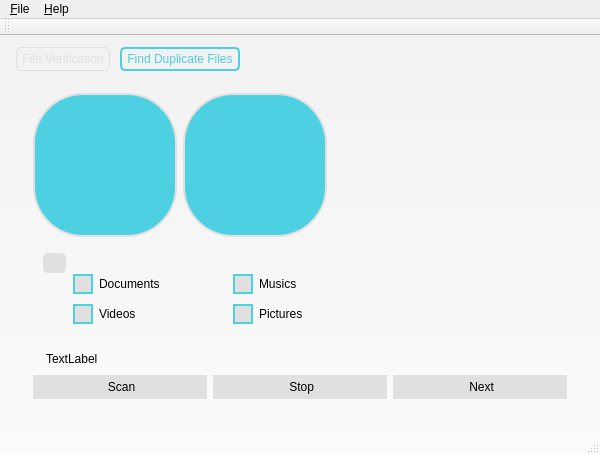
<?xml version="1.0" encoding="UTF-8"?>
<ui version="4.0">
 <class>AppMainWindow</class>
 <widget class="QMainWindow" name="AppMainWindow">
  <property name="geometry">
   <rect>
    <x>0</x>
    <y>0</y>
    <width>600</width>
    <height>454</height>
   </rect>
  </property>
  <property name="sizePolicy">
   <sizepolicy hsizetype="Preferred" vsizetype="Preferred">
    <horstretch>0</horstretch>
    <verstretch>0</verstretch>
   </sizepolicy>
  </property>
  <property name="minimumSize">
   <size>
    <width>600</width>
    <height>400</height>
   </size>
  </property>
  <property name="maximumSize">
   <size>
    <width>1000</width>
    <height>1000</height>
   </size>
  </property>
  <property name="windowTitle">
   <string>AppMainWindow</string>
  </property>
  <property name="windowIcon">
   <iconset>
    <normaloff>:/Images/app_icon.png</normaloff>:/Images/app_icon.png</iconset>
  </property>
  <property name="styleSheet">
   <string notr="true">/* Main Window style setting */
QMainWindow
{	
			/* white to grey linear gradient */
	background-color: qlineargradient(spread:pad, x1:1, y1:1, x2:1, y2:0, stop:0 rgba(251, 251, 251, 255), stop:1 rgba(241, 241, 241, 255));
}

/* Tab Widget style setting */
QTabWidget::pane		
{	
	background-color: transparent; 

	border-color: rgb(77, 208, 225);		/* sky blue color */	
	border-radius:5px;
	border-width:2px;
	/*border-style:solid;*/
}

/* Selected Tab Bar style setting */
QTabBar::tab:selected
{
	
	background-color: transparent; 

	border-color: rgb(77, 208, 225);		/* sky blue color */	
	color:rgb(77, 208, 225);		/* sky blue color */
	border-radius:5px;
	border-width:2px;
	border-style:solid;
	
	margin-left: 5px;
	margin-right: 5px;
	padding: 3px 5px;
}

/* Not selected Tab Bar style setting */
QTabBar::tab:!selected
{	
	background-color: transparent; 
		
	border-color: rgb(224, 224, 224);		/* grey color */
	color:rgb(224, 224, 224);		/* grey color */
	border-radius:5px;
	border-width:1px;
	border-style:solid;

	margin-left: 5px;
	margin-right: 5px;
	padding: 3px 5px;
}

/* QLabels style setting */
QLabel
{
	font-family: Cantarell;
	font-size:12px;
}

/* QLineEdit style setting */
QLineEdit
{
	min-height:22px;
	max-height:22px;	
	font-family: Cantarell;
	font-size:12px;
	background-color: rgb(224, 224, 224);		/* grey color */
	border-color: rgb(77, 208, 225);		/* sky blue color */
	border-width:2px;
	border-style:solid;
}

/* QCheckBox  style setting*/
QCheckBox
{
	min-height:22px;
	max-height:22px;	
	font-family: Cantarell;
	font-size:12px;
}

/* QCheckBox Indicator  style setting */
QCheckBox::indicator
{
	min-height:20px;
	max-height:20px;	
	min-width:20px;
	max-width:20px;	

	background-color: rgb(224, 224, 224);		/* grey color */
	border-color: rgb(77, 208, 225);		/* sky blue color */
	border-width:2px;
	border-style:solid;
}


/* QCheckBox hover  style setting */
QCheckBox:hover
{
	color:rgb(77, 208, 225);		/* sky blue color */
}


/* QCheckBox checked text  style setting */
QCheckBox:checked
{
	color:rgb(77, 208, 225);		/* sky blue color */
}

/* QCheckBox checked indicator  style setting */
QCheckBox::indicator:checked
{
	image: url(:/images/checked_icon.png);
}




/* All push button, tool button style setting */

QPushButton, QToolButton
{
	min-height:24px;
	max-height:24px;
	background-color: rgb(224, 224, 224);		/* grey color */
	border-color:  rgb(224, 224, 224);		/* grey color */
	border-style:solid;
	
	font-family: Cantarell;
	color: rgb(0, 0, 0);
	font-size:12px;

	padding: 0px 5px;
}

/* All push button hover style setting */
QPushButton:hover
{	
	background-color: rgb(77, 208, 225);		/* sky blue color */
	border-color: rgb(77, 208, 225);		/* sky blue color */
	border-style:solid;
	
	color: qlineargradient(spread:pad, x1:0, y1:0, x2:1, y2:0, stop:0.102564 rgba(0, 0, 0, 0), stop:0.820513 rgba(255, 255, 255, 0));		/* for transparent text */ 
	font-size:12px;
	font-weight:bold;

}

/* Make selection type back button in round shape style setting */
QPushButton#filetype_back_pushButton
{
	min-height:20px;
	max-height:20px;

	min-width:13px;
	max-width:13px;
	border-radius:5px;
}


/* All tool button and combo box hover style setting */
QToolButton:hover, QComboBox:hover
{
	
	background-color: rgb(77, 208, 225);		/* sky blue color */
	border-color: rgb(77, 208, 225);		/* sky blue color */
	border-style:solid;
	
	font-size:12px;
	font-weight:bold;

}

/* All Qmessage box QPushbutton style setting */
QMessageBox QPushButton:hover
{
	background-color: rgb(77, 208, 225);		/* sky blue color */
	border-color: rgb(77, 208, 225);		/* sky blue color */
	color: rgb(0, 0, 0);
	border-style:solid;
	
	font-size:12px;

}

/* Whole computer scan icon style setting */
QPushButton#whole_computer_scan_pushButton
{
	min-height:80px;
	max-height:80px;
	min-width:80px;
	max-width:80px;
	
	border-width:2px;
	border-color:  rgb(224, 224, 224);		/* grey color */

	background-color: rgb(77, 208, 225);		/* sky blue color */
	image: url(:/images/computer_icon.png);
	image-position: center;
	padding: 30px 30px;

	border-radius:50px;
}

/* Whole computer scan icon hover style setting */
QPushButton#whole_computer_scan_pushButton:hover
{
	min-height:110px;
	max-height:110px;
	min-width:110px;
	max-width:110px;

	border-width:4px;
	border-color:  rgb(224, 224, 224);		/* grey color */

	image: url(:/images/computer_icon.png);
	image-position: center;
	padding: 20px 20px;
}

/* Directory scan icon style setting */
QPushButton#directory_scan_pushButton
{
	min-height:80px;
	max-height:80px;
	min-width:80px;
	max-width:80px;
	
	border-width:2px;
	border-color:  rgb(224, 224, 224);		/* grey color */

	background-color: rgb(77, 208, 225);		/* sky blue color */

	image: url(:/images/folder_icon.png);
	image-position: center;
	padding: 30px 30px;

	border-radius:50px;
}


/* Directory scan icon hover style setting */
QPushButton#directory_scan_pushButton:hover
{
	min-height:110px;
	max-height:110px;
	min-width:110px;
	max-width:110px;

	border-width:4px;
	border-color:  rgb(224, 224, 224);		/* grey color */

	image: url(:/images/folder_icon.png);
	image-position: center;
	padding: 20px 20px;
}

/* QFileDialog button hover style setting */
QFileDialog QPushButton:hover
{
	background-color: rgb(77, 208, 225);		/* sky blue color */
	border-color: rgb(77, 208, 225);		/* sky blue color */
	border-style:solid;
	
	color: rgb(0, 0, 0);
	font-size:12px;
	font-weight:bold;
	
}


/* Calculate checksum push button hover style setting */
QPushButton#cal_checksum_pushButton:hover 
{
	image: url(:/images/calculate_icon.png);
	image-position: center;
	padding-top: 4px;
	padding-bottom: 4px;
}


/* Verify checksum push button hover style setting */
QPushButton#verify_checksum_pushButton:hover 
{
	image: url(:/images/verify_icon.png);
	image-position: center;
	padding-top: 4px;
	padding-bottom: 4px;
}


/* Start scanning push button hover style setting */
QPushButton#scan_files_pushButton:hover 
{
	image: url(:/images/scan_icon.png);
	image-position: center;
	padding-top: 4px;
	padding-bottom: 4px;
}



/* Stop scanning push button hover style setting */
QPushButton#stop_scan_pushButton:hover 
{
	image: url(:/images/stop_icon.png);
	image-position: center;
	padding-top: 4px;
	padding-bottom: 4px;
}


/* Next push button hover style setting */
QPushButton#next_pushButton:hover 
{
	image: url(:/images/next_icon.png);
	image-position: center;
	padding-top: 4px;
	padding-bottom: 4px;
}



/* Back push button hover style setting */
QPushButton#back_main_find_menu_pushButton:hover 
{
	image: url(:/images/back_icon.png);
	image-position: center;
	padding-top: 4px;
	padding-bottom: 4px;
}


/* Delete files push button hover style setting */
QPushButton#delete_file_pushButton:hover 
{
	image: url(:/images/delete_icon.png);
	image-position: center;
	padding-top: 4px;
	padding-bottom: 4px;
}

/* QComboBox checksum_comboBox style setting */
QComboBox
{	
	min-height:24px;
	max-height:24px;
	background-color: rgb(224, 224, 224);		/* grey color */
	border-color:  rgb(224, 224, 224);		/* grey color */
	border-style:solid;
	
	font-family: Cantarell;
	color: rgb(0, 0, 0);
	font-size:12px;

	padding: 0px 3px;
}

/* QCombox drop-down style setting */
QComboBox::drop-down
{
	min-height:15px;
	max-height:15px;
	min-width:15px;
	max-width:15px;
	image: url(:/images/down_icon.png);
	padding: 3px 3px;
}

/* QTree Items  style setting */
QTreeView::item 
{
	font-family: Cantarell;
	color: rgb(0, 0, 0);
	font-size:12px;
}

/* QTree Items hover style setting */
QTreeView::item:hover 
{
	color: rgb(224, 224, 224);		/* grey color */
}

/* QTree Items checkbox indicator style setting */
QTreeView::indicator
{
	background-color: rgb(224, 224, 224);		/* grey color */
	border-color: rgb(77, 208, 225);		/* sky blue color */
	border-width:2px;
	border-style:solid;
}

/* QTree Items selected checkbox indicator style setting */
QTreeView::indicator:checked 
{
	
	image: url(:/images/checked_icon.png);
	color: rgb(77, 208, 225);		/* sky blue color */
	font-weight:bold;
}
 
</string>
  </property>
  <property name="inputMethodHints">
   <set>Qt::ImhNone</set>
  </property>
  <widget class="QWidget" name="centralWidget">
   <property name="sizePolicy">
    <sizepolicy hsizetype="Expanding" vsizetype="Expanding">
     <horstretch>0</horstretch>
     <verstretch>0</verstretch>
    </sizepolicy>
   </property>
   <property name="maximumSize">
    <size>
     <width>600</width>
     <height>500</height>
    </size>
   </property>
   <layout class="QGridLayout" name="gridLayout">
    <item row="0" column="0">
     <widget class="QTabWidget" name="App_tabWidget">
      <property name="sizePolicy">
       <sizepolicy hsizetype="Preferred" vsizetype="Preferred">
        <horstretch>0</horstretch>
        <verstretch>0</verstretch>
       </sizepolicy>
      </property>
      <property name="autoFillBackground">
       <bool>false</bool>
      </property>
      <property name="currentIndex">
       <number>1</number>
      </property>
      <widget class="QWidget" name="file_verification_tab">
       <attribute name="title">
        <string>File Verification</string>
       </attribute>
       <layout class="QGridLayout" name="gridLayout_3">
        <item row="0" column="0">
         <layout class="QGridLayout" name="gridLayout_2">
          <item row="0" column="6">
           <widget class="QPushButton" name="cal_checksum_pushButton">
            <property name="toolTip">
             <string>Calculate Checksum</string>
            </property>
            <property name="text">
             <string>  Calculate</string>
            </property>
           </widget>
          </item>
          <item row="1" column="0">
           <widget class="QLabel" name="cal_checksum_label">
            <property name="text">
             <string>TextLabel</string>
            </property>
           </widget>
          </item>
          <item row="2" column="0">
           <widget class="QLabel" name="org_checksum_label">
            <property name="text">
             <string>Hash:</string>
            </property>
           </widget>
          </item>
          <item row="0" column="5">
           <widget class="QToolButton" name="file_browse_toolButton">
            <property name="toolTip">
             <string>Open file selection dialog</string>
            </property>
            <property name="text">
             <string>...</string>
            </property>
           </widget>
          </item>
          <item row="1" column="5" colspan="2">
           <widget class="QPushButton" name="verify_checksum_pushButton">
            <property name="toolTip">
             <string>Verify Checksum</string>
            </property>
            <property name="styleSheet">
             <string notr="true"/>
            </property>
            <property name="text">
             <string>  Verify</string>
            </property>
           </widget>
          </item>
          <item row="1" column="1" colspan="3">
           <widget class="QLineEdit" name="cal_checksum_lineEdit">
            <property name="minimumSize">
             <size>
              <width>0</width>
              <height>26</height>
             </size>
            </property>
            <property name="readOnly">
             <bool>true</bool>
            </property>
           </widget>
          </item>
          <item row="2" column="1" colspan="3">
           <widget class="QLineEdit" name="org_checksum_lineEdit">
            <property name="minimumSize">
             <size>
              <width>0</width>
              <height>26</height>
             </size>
            </property>
           </widget>
          </item>
          <item row="0" column="0">
           <widget class="QComboBox" name="checksum_comboBox">
            <property name="toolTip">
             <string>Select Checksum type</string>
            </property>
            <property name="editable">
             <bool>false</bool>
            </property>
            <property name="maxVisibleItems">
             <number>5</number>
            </property>
            <property name="iconSize">
             <size>
              <width>16</width>
              <height>16</height>
             </size>
            </property>
            <property name="duplicatesEnabled">
             <bool>false</bool>
            </property>
            <property name="frame">
             <bool>true</bool>
            </property>
            <item>
             <property name="text">
              <string>MD4SUM</string>
             </property>
            </item>
            <item>
             <property name="text">
              <string>MD5SUM</string>
             </property>
            </item>
            <item>
             <property name="text">
              <string>SHA-1</string>
             </property>
            </item>
            <item>
             <property name="text">
              <string>SHA-224</string>
             </property>
            </item>
            <item>
             <property name="text">
              <string>SHA-256</string>
             </property>
            </item>
            <item>
             <property name="text">
              <string>SHA-384</string>
             </property>
            </item>
            <item>
             <property name="text">
              <string>SHA-512</string>
             </property>
            </item>
            <item>
             <property name="text">
              <string>SHA3-224</string>
             </property>
            </item>
            <item>
             <property name="text">
              <string>SHA3-256</string>
             </property>
            </item>
            <item>
             <property name="text">
              <string>SHA3-384</string>
             </property>
            </item>
            <item>
             <property name="text">
              <string>SHA3-512</string>
             </property>
            </item>
           </widget>
          </item>
          <item row="0" column="1" colspan="3">
           <widget class="QLineEdit" name="filepath_lineEdit">
            <property name="minimumSize">
             <size>
              <width>0</width>
              <height>26</height>
             </size>
            </property>
            <property name="placeholderText">
             <string>Enter or Select file</string>
            </property>
           </widget>
          </item>
         </layout>
        </item>
        <item row="1" column="0">
         <spacer name="verticalSpacer">
          <property name="orientation">
           <enum>Qt::Vertical</enum>
          </property>
          <property name="sizeHint" stdset="0">
           <size>
            <width>20</width>
            <height>40</height>
           </size>
          </property>
         </spacer>
        </item>
       </layout>
      </widget>
      <widget class="QWidget" name="file_duplicate_tab">
       <attribute name="title">
        <string>Find Duplicate Files</string>
       </attribute>
       <layout class="QGridLayout" name="gridLayout_5">
        <item row="0" column="0">
         <widget class="QStackedWidget" name="find_duplicate_files_stackedWidget">
          <property name="sizePolicy">
           <sizepolicy hsizetype="Preferred" vsizetype="Preferred">
            <horstretch>0</horstretch>
            <verstretch>0</verstretch>
           </sizepolicy>
          </property>
          <property name="currentIndex">
           <number>0</number>
          </property>
          <widget class="QWidget" name="page_2">
           <layout class="QGridLayout" name="gridLayout_6">
            <item row="0" column="0">
             <layout class="QVBoxLayout" name="verticalLayout_2">
              <item>
               <layout class="QHBoxLayout" name="horizontalLayout">
                <item>
                 <widget class="QPushButton" name="whole_computer_scan_pushButton">
                  <property name="toolTip">
                   <string>Select whole computer</string>
                  </property>
                  <property name="text">
                   <string/>
                  </property>
                  <property name="iconSize">
                   <size>
                    <width>128</width>
                    <height>128</height>
                   </size>
                  </property>
                 </widget>
                </item>
                <item>
                 <widget class="QPushButton" name="directory_scan_pushButton">
                  <property name="toolTip">
                   <string>Select directory</string>
                  </property>
                  <property name="text">
                   <string/>
                  </property>
                  <property name="iconSize">
                   <size>
                    <width>128</width>
                    <height>128</height>
                   </size>
                  </property>
                 </widget>
                </item>
                <item>
                 <spacer name="horizontalSpacer_2">
                  <property name="orientation">
                   <enum>Qt::Horizontal</enum>
                  </property>
                  <property name="sizeHint" stdset="0">
                   <size>
                    <width>40</width>
                    <height>20</height>
                   </size>
                  </property>
                 </spacer>
                </item>
               </layout>
              </item>
              <item>
               <widget class="QStackedWidget" name="filetype_selection_stackedWidget">
                <property name="currentIndex">
                 <number>1</number>
                </property>
                <widget class="QWidget" name="page_3">
                 <widget class="QGroupBox" name="groupBox_2">
                  <property name="geometry">
                   <rect>
                    <x>10</x>
                    <y>10</y>
                    <width>421</width>
                    <height>71</height>
                   </rect>
                  </property>
                  <property name="toolTip">
                   <string>Select search type</string>
                  </property>
                  <property name="title">
                   <string>Search type(s)</string>
                  </property>
                  <widget class="QRadioButton" name="all_type_radioButton">
                   <property name="geometry">
                    <rect>
                     <x>40</x>
                     <y>30</y>
                     <width>103</width>
                     <height>21</height>
                    </rect>
                   </property>
                   <property name="text">
                    <string>All Types</string>
                   </property>
                  </widget>
                  <widget class="QRadioButton" name="custom_type_radioButton">
                   <property name="geometry">
                    <rect>
                     <x>170</x>
                     <y>30</y>
                     <width>141</width>
                     <height>21</height>
                    </rect>
                   </property>
                   <property name="text">
                    <string>Custom Types</string>
                   </property>
                  </widget>
                 </widget>
                </widget>
                <widget class="QWidget" name="page">
                 <widget class="QCheckBox" name="music_checkBox">
                  <property name="geometry">
                   <rect>
                    <x>200</x>
                    <y>30</y>
                    <width>88</width>
                    <height>22</height>
                   </rect>
                  </property>
                  <property name="toolTip">
                   <string>Music files</string>
                  </property>
                  <property name="text">
                   <string>Musics</string>
                  </property>
                 </widget>
                 <widget class="QCheckBox" name="document_checkBox">
                  <property name="geometry">
                   <rect>
                    <x>40</x>
                    <y>30</y>
                    <width>111</width>
                    <height>22</height>
                   </rect>
                  </property>
                  <property name="toolTip">
                   <string>Document files</string>
                  </property>
                  <property name="text">
                   <string>Documents</string>
                  </property>
                 </widget>
                 <widget class="QCheckBox" name="video_checkBox">
                  <property name="geometry">
                   <rect>
                    <x>40</x>
                    <y>60</y>
                    <width>88</width>
                    <height>22</height>
                   </rect>
                  </property>
                  <property name="toolTip">
                   <string> Video files</string>
                  </property>
                  <property name="text">
                   <string>Videos</string>
                  </property>
                 </widget>
                 <widget class="QCheckBox" name="picture_checkBox">
                  <property name="geometry">
                   <rect>
                    <x>200</x>
                    <y>60</y>
                    <width>88</width>
                    <height>22</height>
                   </rect>
                  </property>
                  <property name="toolTip">
                   <string>Image files</string>
                  </property>
                  <property name="text">
                   <string>Pictures</string>
                  </property>
                 </widget>
                 <widget class="QPushButton" name="filetype_back_pushButton">
                  <property name="geometry">
                   <rect>
                    <x>10</x>
                    <y>10</y>
                    <width>23</width>
                    <height>20</height>
                   </rect>
                  </property>
                  <property name="text">
                   <string/>
                  </property>
                  <property name="icon">
                   <iconset resource="resource.qrc">
                    <normaloff>:/images/back_icon.png</normaloff>:/images/back_icon.png</iconset>
                  </property>
                  <property name="iconSize">
                   <size>
                    <width>12</width>
                    <height>12</height>
                   </size>
                  </property>
                 </widget>
                 <zorder>document_checkBox</zorder>
                 <zorder>video_checkBox</zorder>
                 <zorder>picture_checkBox</zorder>
                 <zorder>filetype_back_pushButton</zorder>
                 <zorder>music_checkBox</zorder>
                </widget>
               </widget>
              </item>
              <item>
               <layout class="QHBoxLayout" name="horizontalLayout_4">
                <item>
                 <widget class="QLabel" name="progress_icon">
                  <property name="sizePolicy">
                   <sizepolicy hsizetype="Fixed" vsizetype="Fixed">
                    <horstretch>0</horstretch>
                    <verstretch>0</verstretch>
                   </sizepolicy>
                  </property>
                  <property name="maximumSize">
                   <size>
                    <width>25</width>
                    <height>25</height>
                   </size>
                  </property>
                  <property name="text">
                   <string/>
                  </property>
                  <property name="textFormat">
                   <enum>Qt::RichText</enum>
                  </property>
                  <property name="pixmap">
                   <pixmap resource="resource.qrc">:/images/progress_degree_0.png</pixmap>
                  </property>
                  <property name="scaledContents">
                   <bool>true</bool>
                  </property>
                 </widget>
                </item>
                <item>
                 <widget class="QLabel" name="progress_file_label">
                  <property name="sizePolicy">
                   <sizepolicy hsizetype="Fixed" vsizetype="Fixed">
                    <horstretch>0</horstretch>
                    <verstretch>0</verstretch>
                   </sizepolicy>
                  </property>
                  <property name="text">
                   <string>TextLabel</string>
                  </property>
                 </widget>
                </item>
                <item>
                 <spacer name="horizontalSpacer_4">
                  <property name="orientation">
                   <enum>Qt::Horizontal</enum>
                  </property>
                  <property name="sizeHint" stdset="0">
                   <size>
                    <width>40</width>
                    <height>20</height>
                   </size>
                  </property>
                 </spacer>
                </item>
               </layout>
              </item>
              <item>
               <layout class="QHBoxLayout" name="horizontalLayout_2">
                <item>
                 <widget class="QPushButton" name="scan_files_pushButton">
                  <property name="toolTip">
                   <string>Start scanning</string>
                  </property>
                  <property name="text">
                   <string> Scan</string>
                  </property>
                 </widget>
                </item>
                <item>
                 <widget class="QPushButton" name="stop_scan_pushButton">
                  <property name="toolTip">
                   <string>Stop scanning</string>
                  </property>
                  <property name="text">
                   <string> Stop</string>
                  </property>
                 </widget>
                </item>
                <item>
                 <widget class="QPushButton" name="next_pushButton">
                  <property name="enabled">
                   <bool>false</bool>
                  </property>
                  <property name="toolTip">
                   <string>Next</string>
                  </property>
                  <property name="text">
                   <string> Next</string>
                  </property>
                 </widget>
                </item>
               </layout>
              </item>
             </layout>
            </item>
           </layout>
          </widget>
          <widget class="QWidget" name="page_4">
           <layout class="QGridLayout" name="gridLayout_7">
            <item row="0" column="0">
             <layout class="QVBoxLayout" name="verticalLayout">
              <item>
               <widget class="QTreeWidget" name="duplicate_files_treeWidget">
                <property name="sizePolicy">
                 <sizepolicy hsizetype="Preferred" vsizetype="Preferred">
                  <horstretch>0</horstretch>
                  <verstretch>0</verstretch>
                 </sizepolicy>
                </property>
                <property name="toolTip">
                 <string>Select files</string>
                </property>
                <property name="editTriggers">
                 <set>QAbstractItemView::AllEditTriggers</set>
                </property>
                <property name="selectionMode">
                 <enum>QAbstractItemView::ExtendedSelection</enum>
                </property>
                <property name="sortingEnabled">
                 <bool>true</bool>
                </property>
                <property name="columnCount">
                 <number>4</number>
                </property>
                <column>
                 <property name="text">
                  <string>File Name</string>
                 </property>
                </column>
                <column>
                 <property name="text">
                  <string>Group</string>
                 </property>
                </column>
                <column>
                 <property name="text">
                  <string>Path</string>
                 </property>
                </column>
                <column>
                 <property name="text">
                  <string>Size</string>
                 </property>
                </column>
               </widget>
              </item>
              <item>
               <layout class="QHBoxLayout" name="horizontalLayout_3">
                <item>
                 <widget class="QPushButton" name="back_main_find_menu_pushButton">
                  <property name="toolTip">
                   <string>Back to main</string>
                  </property>
                  <property name="text">
                   <string> Back</string>
                  </property>
                 </widget>
                </item>
                <item>
                 <widget class="QPushButton" name="delete_file_pushButton">
                  <property name="toolTip">
                   <string>Delete selected files</string>
                  </property>
                  <property name="text">
                   <string> Delete</string>
                  </property>
                 </widget>
                </item>
               </layout>
              </item>
             </layout>
            </item>
           </layout>
          </widget>
         </widget>
        </item>
       </layout>
      </widget>
     </widget>
    </item>
   </layout>
  </widget>
  <widget class="QMenuBar" name="menuBar">
   <property name="geometry">
    <rect>
     <x>0</x>
     <y>0</y>
     <width>600</width>
     <height>20</height>
    </rect>
   </property>
   <widget class="QMenu" name="menu_File">
    <property name="title">
     <string>&amp;File</string>
    </property>
    <addaction name="action_Clear"/>
    <addaction name="action_Check"/>
    <addaction name="action_Verify"/>
    <addaction name="action_Find_Duplicates"/>
    <addaction name="action_Delete_files"/>
    <addaction name="action_Exit"/>
   </widget>
   <widget class="QMenu" name="menu_Help">
    <property name="title">
     <string>&amp;Help</string>
    </property>
    <addaction name="action_About"/>
   </widget>
   <addaction name="menu_File"/>
   <addaction name="menu_Help"/>
  </widget>
  <widget class="QToolBar" name="mainToolBar">
   <attribute name="toolBarArea">
    <enum>TopToolBarArea</enum>
   </attribute>
   <attribute name="toolBarBreak">
    <bool>false</bool>
   </attribute>
  </widget>
  <widget class="QStatusBar" name="statusBar">
   <property name="sizePolicy">
    <sizepolicy hsizetype="Minimum" vsizetype="Minimum">
     <horstretch>0</horstretch>
     <verstretch>0</verstretch>
    </sizepolicy>
   </property>
  </widget>
  <action name="action_Clear">
   <property name="enabled">
    <bool>true</bool>
   </property>
   <property name="icon">
    <iconset resource="resource.qrc">
     <normaloff>:/images/clear_icon.png</normaloff>:/images/clear_icon.png</iconset>
   </property>
   <property name="text">
    <string>&amp;Clear</string>
   </property>
  </action>
  <action name="action_Check">
   <property name="enabled">
    <bool>true</bool>
   </property>
   <property name="icon">
    <iconset resource="resource.qrc">
     <normaloff>:/images/calculate_icon.png</normaloff>:/images/calculate_icon.png</iconset>
   </property>
   <property name="text">
    <string>&amp;Check File</string>
   </property>
  </action>
  <action name="action_Find_Duplicates">
   <property name="enabled">
    <bool>true</bool>
   </property>
   <property name="icon">
    <iconset resource="resource.qrc">
     <normaloff>:/images/duplicate-file_icon.png</normaloff>:/images/duplicate-file_icon.png</iconset>
   </property>
   <property name="text">
    <string>&amp;Find Duplicates </string>
   </property>
  </action>
  <action name="action_Exit">
   <property name="icon">
    <iconset resource="resource.qrc">
     <normaloff>:/images/exit_icon.png</normaloff>:/images/exit_icon.png</iconset>
   </property>
   <property name="text">
    <string>&amp;Exit</string>
   </property>
  </action>
  <action name="action_About">
   <property name="icon">
    <iconset resource="resource.qrc">
     <normaloff>:/images/info_icon.png</normaloff>:/images/info_icon.png</iconset>
   </property>
   <property name="text">
    <string>&amp;About</string>
   </property>
  </action>
  <action name="action_Verify">
   <property name="enabled">
    <bool>true</bool>
   </property>
   <property name="icon">
    <iconset resource="resource.qrc">
     <normaloff>:/images/verify_icon.png</normaloff>:/images/verify_icon.png</iconset>
   </property>
   <property name="text">
    <string>&amp;Verify</string>
   </property>
  </action>
  <action name="action_Delete_files">
   <property name="enabled">
    <bool>true</bool>
   </property>
   <property name="icon">
    <iconset resource="resource.qrc">
     <normaloff>:/images/delete_icon.png</normaloff>:/images/delete_icon.png</iconset>
   </property>
   <property name="text">
    <string>&amp;Delete file(s)</string>
   </property>
  </action>
 </widget>
 <layoutdefault spacing="6" margin="11"/>
 <resources>
  <include location="resource.qrc"/>
 </resources>
 <connections>
  <connection>
   <sender>next_pushButton</sender>
   <signal>clicked()</signal>
   <receiver>AppMainWindow</receiver>
   <slot>increase_Window_size()</slot>
   <hints>
    <hint type="sourcelabel">
     <x>445</x>
     <y>498</y>
    </hint>
    <hint type="destinationlabel">
     <x>470</x>
     <y>539</y>
    </hint>
   </hints>
  </connection>
  <connection>
   <sender>back_main_find_menu_pushButton</sender>
   <signal>clicked()</signal>
   <receiver>AppMainWindow</receiver>
   <slot>decrease_Window_size()</slot>
   <hints>
    <hint type="sourcelabel">
     <x>157</x>
     <y>402</y>
    </hint>
    <hint type="destinationlabel">
     <x>153</x>
     <y>541</y>
    </hint>
   </hints>
  </connection>
 </connections>
 <slots>
  <slot>changeTabWidgetSize()</slot>
  <slot>on_delete_file_pushButton_clicked()</slot>
  <slot>increase_Window_size()</slot>
  <slot>decrease_Window_size()</slot>
 </slots>
</ui>
